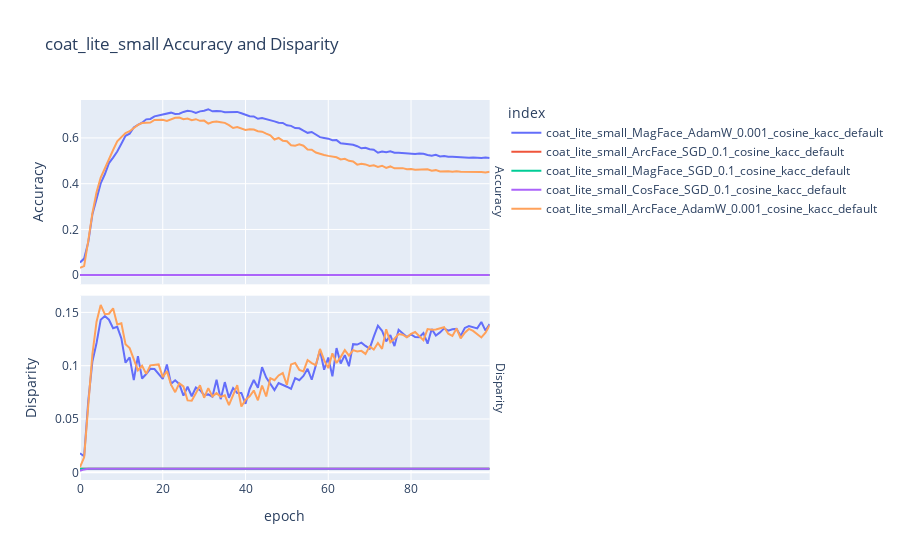
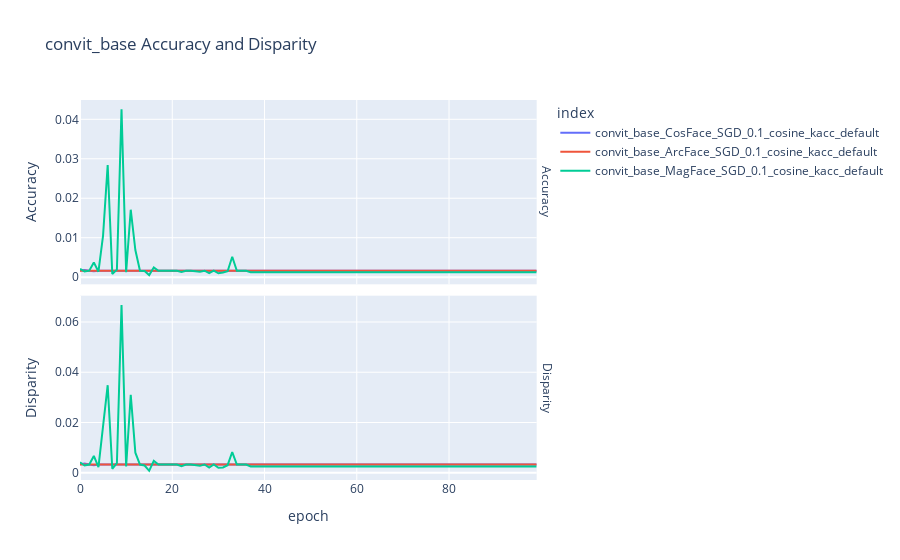
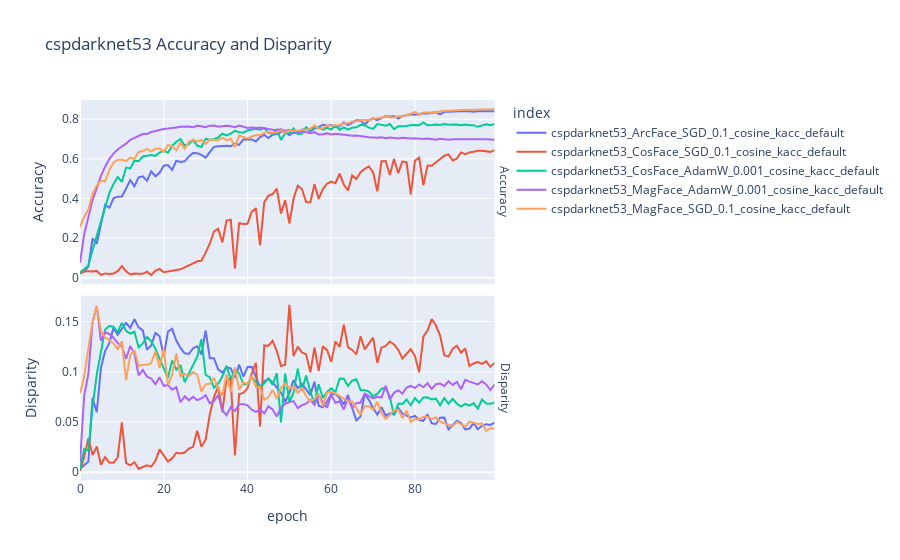
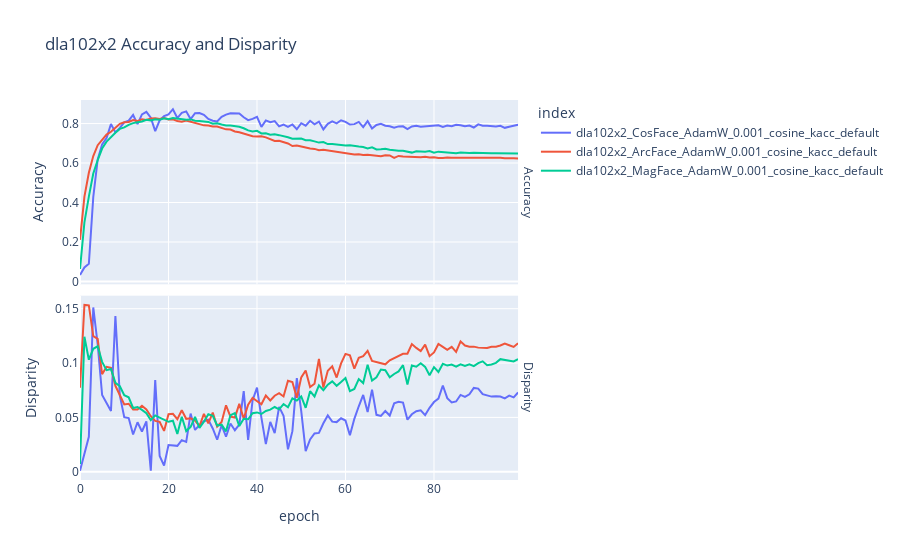

The code cell stored with these charts, in order, in its notebook:
### Code cell
for model in models:
    file_list = [x for x in kacc_files if model == get_name_details(x.replace('_kacc_default',''))[1]]
    acc_df, acc_disp_df = analyze_files(file_list, metadata)
    if len(file_list):
        print(model)
        plot_df(acc_df, acc_disp_df, title=model+' Accuracy and Disparity')
